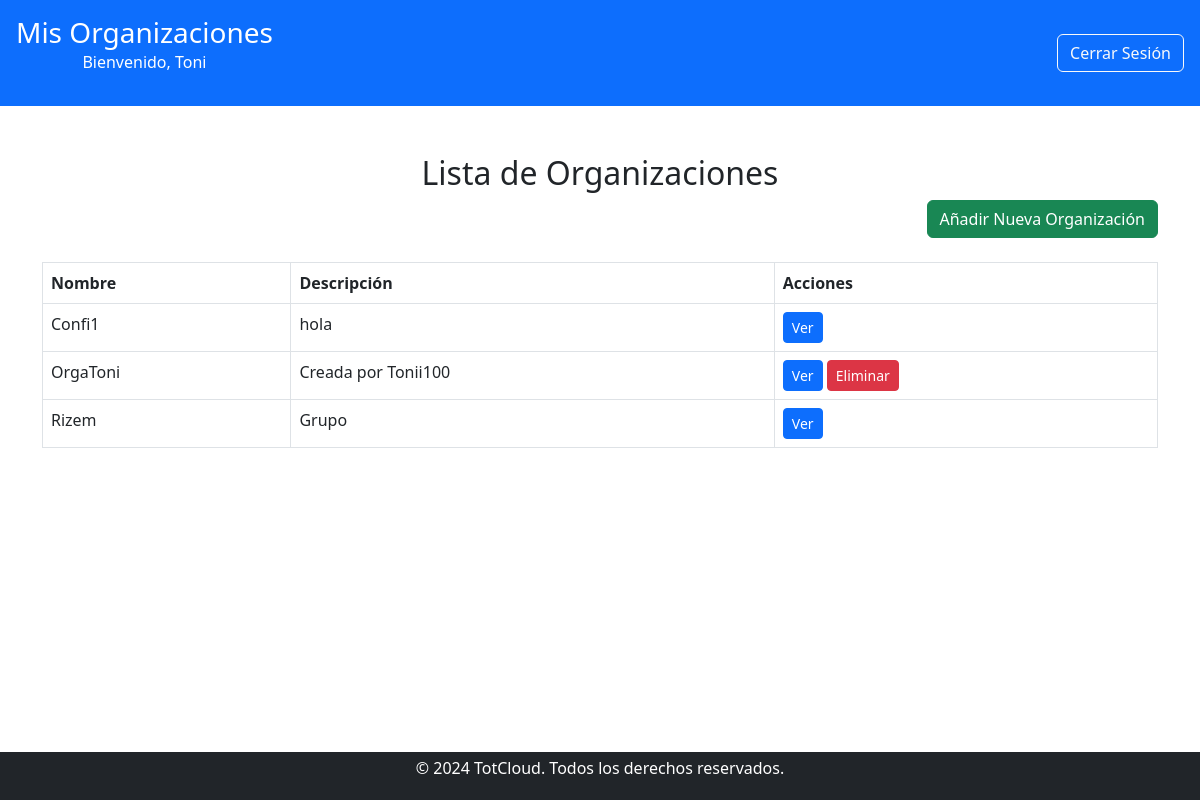
Page /usuario/usuario.php (signed in) on the earlier database version.
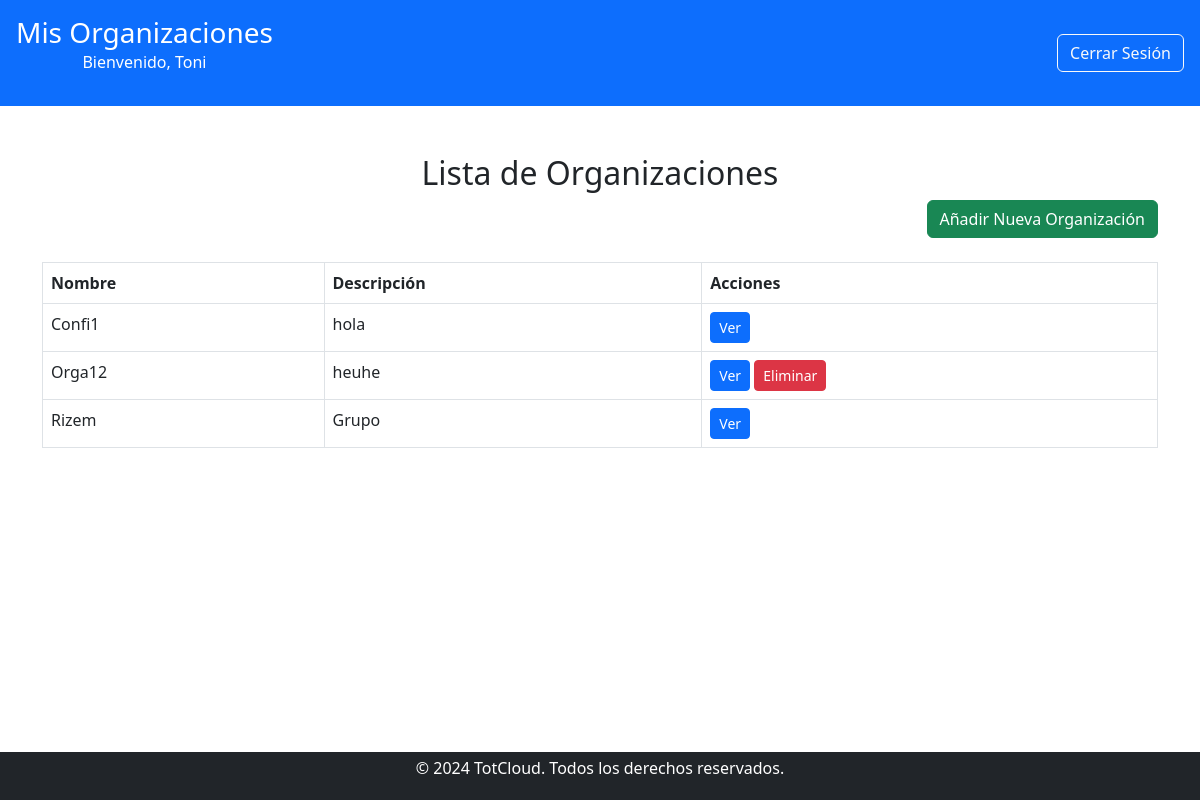
Same page on the later database version.
### tables this page shows
CREATE TABLE `organizacion` (
  `idOrganizacion` int(11) NOT NULL,
  `Nombre` varchar(100) NOT NULL,
  `Descripcion` text DEFAULT NULL,
  `idCreador` int(11) DEFAULT NULL
);

### public/usuario/usuario.php (the view, shortened to what this page needs)
<?php
include '../../includes/db_connect.php';
$user_id = $_SESSION['user_id'];
$query = "
    SELECT o.idOrganizacion, o.Nombre, o.Descripcion, o.idCreador
    FROM organizacion o
    JOIN r_usuario_org r ON o.idOrganizacion = r.idOrg
    WHERE r.idUsuario = ?";
$stmt = $conn->prepare($query);
$stmt->bind_param('i', $user_id);
$stmt->execute();
$result = $stmt->get_result();
?>
<!DOCTYPE html>
<html lang="es">
<head>
    <link href="../css/estilos.css" rel="stylesheet">
    <link href="https://cdn.jsdelivr.net/npm/bootstrap@5.3.0/dist/css/bootstrap.min.css" rel="stylesheet">
</head>
<body>
    <header class="bg-primary text-white d-flex justify-content-between align-items-center p-3">
        <div>
            <h1 class="h3 mb-0">Mis Organizaciones</h1>
            <p>Bienvenido, <?php echo htmlspecialchars($_SESSION['user_name']); ?></p>
        </div>
        <div>
            <a href="../logout.php" class="btn btn-outline-light">Cerrar Sesión</a>
        </div>
    </header>
    <main class="container my-5">
        <h2 class="text-center">Lista de Organizaciones</h2>
        <div class="text-end mb-4">
            <a href="crear_organizacion.php" class="btn btn-success">Añadir Nueva Organización</a>
        </div>
        <table class="table table-bordered">
            <thead>
                <tr>
                    <th>Nombre</th>
                    <th>Descripción</th>
                    <th>Acciones</th>
                </tr>
            </thead>
            <tbody>
                <?php while ($organizacion = $result->fetch_assoc()): ?>
                    <tr>
                        <td><?php echo htmlspecialchars($organizacion['Nombre']); ?></td>
                        <td><?php echo htmlspecialchars($organizacion['Descripcion']); ?></td>
                        <td>
                            <a href="organizaciones/ver_organizacion.php?id=<?php echo $organizacion['idOrganizacion']; ?>" class="btn btn-primary btn-sm">Ver</a>
                            <?php if ($organizacion['idCreador'] == $user_id): ?>
                                <a href="usuario.php?eliminar=<?php echo $organizacion['idOrganizacion']; ?>" class="btn btn-danger btn-sm" onclick="return confirm('¿Estás seguro de eliminar esta organización?')">Eliminar</a>
                            <?php endif; ?>
                        </td>
                    </tr>
                <?php endwhile; ?>
            </tbody>
        </table>
    </main>
    <?php include '../../includes/footer.php'; ?>
</body>
</html>

Differences in the rows shown:
changed organizacion: Nombre "OrgaToni" → "Orga12"; Descripcion "Creada por Tonii100" → "heuhe"
